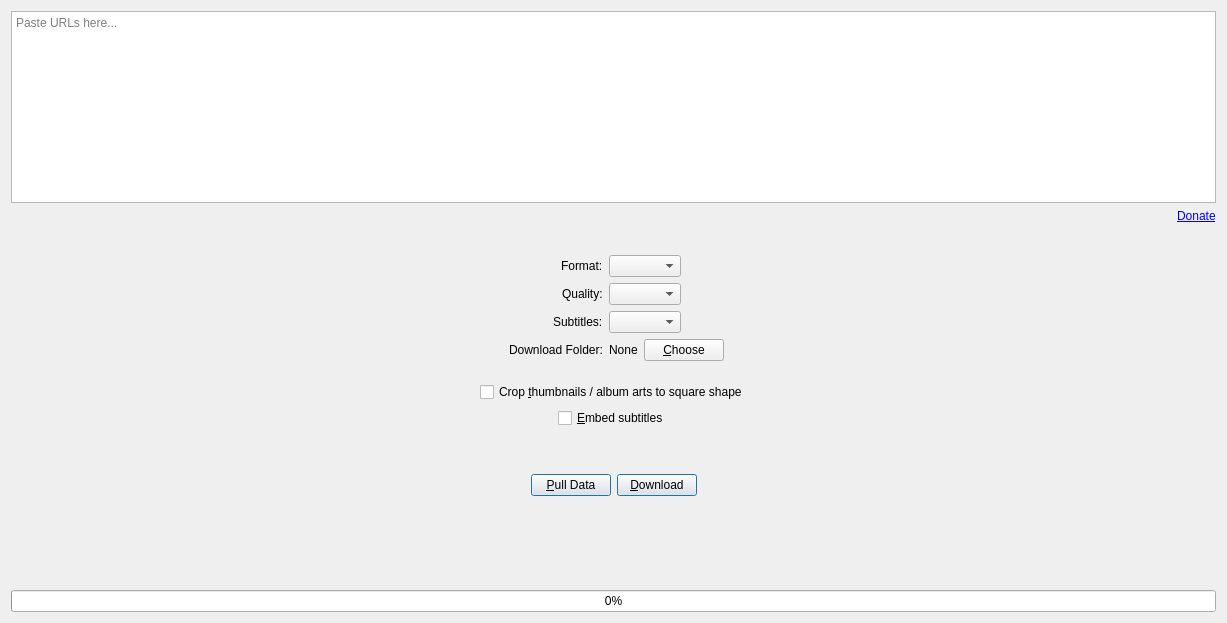
<?xml version="1.0" encoding="UTF-8"?>
<ui version="4.0">
 <class>Tab</class>
 <widget class="QWidget" name="Tab">
  <layout class="QVBoxLayout" name="verticalLayout">
   <item>
    <widget class="PlainTextEdit" name="plainTextEdit">
     <property name="placeholderText">
      <string>Paste URLs here...</string>
     </property>
    </widget>
   </item>
   <item>
    <layout class="QHBoxLayout" name="donationLayout">
     <item>
      <spacer name="horizontalSpacer1">
       <property name="orientation">
        <enum>Qt::Orientation::Horizontal</enum>
       </property>
       <property name="sizeHint" stdset="0">
        <size>
         <width>1166</width>
         <height>40</height>
        </size>
       </property>
      </spacer>
     </item>
     <item>
      <widget class="QLabel" name="donationLinkLabel">
       <property name="toolTip">
        <string>This app is the result of countless hours of development by Marko Pejić. If it's useful to you, please consider supporting its development with a donation.&lt;br&gt;Thank you!</string>
       </property>
       <property name="text">
        <string>&lt;a href=&quot;https://downloader.markopejic.com/donate&quot;&gt;Donate&lt;/a&gt;</string>
       </property>
       <property name="alignment">
        <set>Qt::AlignmentFlag::AlignLeading|Qt::AlignmentFlag::AlignLeft|Qt::AlignmentFlag::AlignTop</set>
       </property>
       <property name="openExternalLinks">
        <bool>true</bool>
       </property>
      </widget>
     </item>
    </layout>
   </item>
   <item>
    <layout class="QFormLayout" name="downloadOptionsLayout">
     <property name="fieldGrowthPolicy">
      <enum>QFormLayout::FieldGrowthPolicy::FieldsStayAtSizeHint</enum>
     </property>
     <property name="rowWrapPolicy">
      <enum>QFormLayout::RowWrapPolicy::WrapLongRows</enum>
     </property>
     <property name="labelAlignment">
      <set>Qt::AlignmentFlag::AlignRight|Qt::AlignmentFlag::AlignTrailing|Qt::AlignmentFlag::AlignVCenter</set>
     </property>
     <property name="formAlignment">
      <set>Qt::AlignmentFlag::AlignHCenter|Qt::AlignmentFlag::AlignTop</set>
     </property>
     <item row="0" column="0">
      <widget class="QLabel" name="formatLabel">
       <property name="text">
        <string>Format:</string>
       </property>
      </widget>
     </item>
     <item row="0" column="1">
      <widget class="ComboBox" name="formatComboBox">
       <property name="focusPolicy">
        <enum>Qt::FocusPolicy::NoFocus</enum>
       </property>
       <property name="toolTip">
        <string>Show Options (Alt+F)</string>
       </property>
      </widget>
     </item>
     <item row="1" column="0">
      <widget class="QLabel" name="qualityLabel">
       <property name="text">
        <string>Quality:</string>
       </property>
      </widget>
     </item>
     <item row="1" column="1">
      <widget class="ComboBox" name="qualityComboBox">
       <property name="focusPolicy">
        <enum>Qt::FocusPolicy::NoFocus</enum>
       </property>
       <property name="toolTip">
        <string>Show Options (Alt+Q)</string>
       </property>
       <property name="sizeAdjustPolicy">
        <enum>QComboBox::SizeAdjustPolicy::AdjustToContents</enum>
       </property>
       <property name="placeholderText">
        <string>None</string>
       </property>
      </widget>
     </item>
     <item row="2" column="0">
      <widget class="QLabel" name="subtitlesLabel">
       <property name="text">
        <string>Subtitles:</string>
       </property>
      </widget>
     </item>
     <item row="2" column="1">
      <widget class="ComboBox" name="subtitlesComboBox">
       <property name="focusPolicy">
        <enum>Qt::FocusPolicy::NoFocus</enum>
       </property>
       <property name="toolTip">
        <string>Show Options (Alt+S)</string>
       </property>
       <property name="sizeAdjustPolicy">
        <enum>QComboBox::SizeAdjustPolicy::AdjustToContents</enum>
       </property>
       <property name="placeholderText">
        <string>None</string>
       </property>
      </widget>
     </item>
     <item row="3" column="0">
      <widget class="QLabel" name="downloadFolderLabel">
       <property name="text">
        <string>Download Folder:</string>
       </property>
      </widget>
     </item>
     <item row="3" column="1">
      <layout class="QHBoxLayout" name="downloadFolderLayout">
       <item>
        <widget class="QLabel" name="downloadFolderIndicatorLabel">
         <property name="text">
          <string>None</string>
         </property>
         <property name="openExternalLinks">
          <bool>true</bool>
         </property>
        </widget>
       </item>
       <item>
        <widget class="QPushButton" name="setDownloadFolderButton">
         <property name="focusPolicy">
          <enum>Qt::FocusPolicy::NoFocus</enum>
         </property>
         <property name="toolTip">
          <string>Alt+C</string>
         </property>
         <property name="text">
          <string>&amp;Choose</string>
         </property>
         <property name="icon">
          <iconset theme="folder-open"/>
         </property>
        </widget>
       </item>
      </layout>
     </item>
    </layout>
   </item>
   <item>
    <spacer name="horizontalSpacer2">
     <property name="orientation">
      <enum>Qt::Orientation::Horizontal</enum>
     </property>
     <property name="sizeHint" stdset="0">
      <size>
       <width>697</width>
       <height>15</height>
      </size>
     </property>
    </spacer>
   </item>
   <item>
    <layout class="QHBoxLayout" name="cropThumbnailsCheckBoxLayout">
     <item>
      <spacer name="horizontalSpacer3">
       <property name="orientation">
        <enum>Qt::Orientation::Horizontal</enum>
       </property>
       <property name="sizeHint" stdset="0">
        <size>
         <width>40</width>
         <height>20</height>
        </size>
       </property>
      </spacer>
     </item>
     <item>
      <widget class="QCheckBox" name="cropThumbnailsCheckBox">
       <property name="focusPolicy">
        <enum>Qt::FocusPolicy::NoFocus</enum>
       </property>
       <property name="toolTip">
        <string>Useful when downloading music.&lt;br&gt;(Alt+T)</string>
       </property>
       <property name="text">
        <string>Crop &amp;thumbnails / album arts to square shape</string>
       </property>
      </widget>
     </item>
     <item>
      <spacer name="horizontalSpacer4">
       <property name="orientation">
        <enum>Qt::Orientation::Horizontal</enum>
       </property>
       <property name="sizeHint" stdset="0">
        <size>
         <width>40</width>
         <height>20</height>
        </size>
       </property>
      </spacer>
     </item>
    </layout>
   </item>
   <item>
    <layout class="QHBoxLayout" name="embedSubtitlesCheckBoxLayout">
     <item>
      <spacer name="horizontalSpacer5">
       <property name="orientation">
        <enum>Qt::Orientation::Horizontal</enum>
       </property>
       <property name="sizeHint" stdset="0">
        <size>
         <width>40</width>
         <height>20</height>
        </size>
       </property>
      </spacer>
     </item>
     <item>
      <widget class="QCheckBox" name="embedSubtitlesCheckBox">
       <property name="focusPolicy">
        <enum>Qt::FocusPolicy::NoFocus</enum>
       </property>
       <property name="toolTip">
        <string>Embeds subtitles instead of downloading them to a separate file.&lt;br&gt;(Alt+S)</string>
       </property>
       <property name="text">
        <string>&amp;Embed subtitles</string>
       </property>
      </widget>
     </item>
     <item>
      <spacer name="horizontalSpacer6">
       <property name="orientation">
        <enum>Qt::Orientation::Horizontal</enum>
       </property>
       <property name="sizeHint" stdset="0">
        <size>
         <width>40</width>
         <height>20</height>
        </size>
       </property>
      </spacer>
     </item>
    </layout>
   </item>
   <item>
    <spacer name="horizontalSpacer7">
     <property name="orientation">
      <enum>Qt::Orientation::Horizontal</enum>
     </property>
     <property name="sizeHint" stdset="0">
      <size>
       <width>697</width>
       <height>40</height>
      </size>
     </property>
    </spacer>
   </item>
   <item>
    <layout class="QHBoxLayout" name="actionButtonsLayout">
     <item>
      <spacer name="horizontalSpacer8">
       <property name="orientation">
        <enum>Qt::Orientation::Horizontal</enum>
       </property>
       <property name="sizeHint" stdset="0">
        <size>
         <width>40</width>
         <height>20</height>
        </size>
       </property>
      </spacer>
     </item>
     <item>
      <widget class="LargePushButton" name="dataPullButton">
       <property name="focusPolicy">
        <enum>Qt::FocusPolicy::NoFocus</enum>
       </property>
       <property name="toolTip">
        <string>Pulls data from the URLs, allowing you to set a custom quality and subtitle language to download.&lt;br&gt;(Alt+P)</string>
       </property>
       <property name="text">
        <string>&amp;Pull Data</string>
       </property>
       <property name="icon">
        <iconset theme="view-refresh"/>
       </property>
       <property name="default">
        <bool>true</bool>
       </property>
      </widget>
     </item>
     <item>
      <widget class="LargePushButton" name="downloadButton">
       <property name="focusPolicy">
        <enum>Qt::FocusPolicy::NoFocus</enum>
       </property>
       <property name="toolTip">
        <string>Alt+D</string>
       </property>
       <property name="text">
        <string>&amp;Download</string>
       </property>
       <property name="icon">
        <iconset theme="emblem-downloads"/>
       </property>
       <property name="default">
        <bool>true</bool>
       </property>
      </widget>
     </item>
     <item>
      <spacer name="horizontalSpacer9">
       <property name="orientation">
        <enum>Qt::Orientation::Horizontal</enum>
       </property>
       <property name="sizeHint" stdset="0">
        <size>
         <width>40</width>
         <height>20</height>
        </size>
       </property>
      </spacer>
     </item>
    </layout>
   </item>
   <item>
    <spacer name="horizontalSpacer10">
     <property name="orientation">
      <enum>Qt::Orientation::Horizontal</enum>
     </property>
     <property name="sizeHint" stdset="0">
      <size>
       <width>697</width>
       <height>60</height>
      </size>
     </property>
    </spacer>
   </item>
   <item>
    <layout class="QHBoxLayout" name="statusIndicatorsLayout">
     <item>
      <spacer name="horizontalSpacer11">
       <property name="orientation">
        <enum>Qt::Orientation::Horizontal</enum>
       </property>
       <property name="sizeHint" stdset="0">
        <size>
         <width>40</width>
         <height>20</height>
        </size>
       </property>
      </spacer>
     </item>
     <item>
      <widget class="QLabel" name="statusIconLabel">
       <property name="text">
        <string/>
       </property>
      </widget>
     </item>
     <item>
      <spacer name="horizontalSpacer12">
       <property name="orientation">
        <enum>Qt::Orientation::Horizontal</enum>
       </property>
       <property name="sizeType">
        <enum>QSizePolicy::Policy::Fixed</enum>
       </property>
       <property name="sizeHint" stdset="0">
        <size>
         <width>3</width>
         <height>20</height>
        </size>
       </property>
      </spacer>
     </item>
     <item>
      <widget class="QLabel" name="statusLabel">
       <property name="font">
        <font>
         <pointsize>14</pointsize>
        </font>
       </property>
       <property name="text">
        <string/>
       </property>
      </widget>
     </item>
     <item>
      <spacer name="horizontalSpacer13">
       <property name="orientation">
        <enum>Qt::Orientation::Horizontal</enum>
       </property>
       <property name="sizeHint" stdset="0">
        <size>
         <width>40</width>
         <height>20</height>
        </size>
       </property>
      </spacer>
     </item>
    </layout>
   </item>
   <item>
    <widget class="QProgressBar" name="progressBar">
     <property name="value">
      <number>0</number>
     </property>
    </widget>
   </item>
  </layout>
 </widget>
 <customwidgets>
  <customwidget>
   <class>ComboBox</class>
   <extends>QComboBox</extends>
   <header>custom_widgets.combobox</header>
  </customwidget>
  <customwidget>
   <class>PlainTextEdit</class>
   <extends>QPlainTextEdit</extends>
   <header>custom_widgets.plaintextedit</header>
  </customwidget>
  <customwidget>
   <class>LargePushButton</class>
   <extends>QPushButton</extends>
   <header>custom_widgets.largepushbutton</header>
  </customwidget>
 </customwidgets>
 <resources/>
 <connections/>
</ui>
